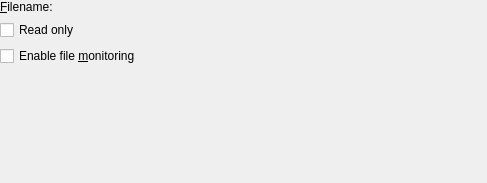
<?xml version="1.0" encoding="UTF-8"?>
<ui version="4.0">
 <class>SingleFileResourceConfigWidget</class>
 <widget class="QWidget" name="SingleFileResourceConfigWidget">
  <property name="geometry">
   <rect>
    <x>0</x>
    <y>0</y>
    <width>487</width>
    <height>183</height>
   </rect>
  </property>
  <widget class="QWidget" name="tab">
   <attribute name="title">
    <string>File</string>
   </attribute>
   <layout class="QVBoxLayout" name="verticalLayout">
    <item>
     <layout class="QHBoxLayout" name="horizontalLayout">
      <item>
       <widget class="QLabel" name="label">
        <property name="text">
         <string>&amp;Filename:</string>
        </property>
        <property name="buddy">
         <cstring>kcfg_Path</cstring>
        </property>
       </widget>
      </item>
      <item>
       <widget class="KUrlRequester" name="kcfg_Path"/>
      </item>
     </layout>
    </item>
    <item>
     <widget class="QLabel" name="statusLabel">
      <property name="text">
       <string>Status:</string>
      </property>
     </widget>
     <layout class="QHBoxLayout" name="horizontalLayout_2">
      <item>
       <widget class="QLabel" name="label_2">
        <property name="text">
         <string>&amp;Display name:</string>
        </property>
        <property name="buddy">
         <cstring>kcfg_DisplayName</cstring>
        </property>
       </widget>
      </item>
      <item>
       <widget class="KLineEdit" name="kcfg_DisplayName"/>
      </item>
     </layout>
    </item>
    <item>
     <widget class="QCheckBox" name="kcfg_ReadOnly">
      <property name="text">
       <string>Read only</string>
      </property>
     </widget>
    </item>
    <item>
     <widget class="QCheckBox" name="kcfg_MonitorFile">
      <property name="text">
       <string>Enable file &amp;monitoring</string>
      </property>
     </widget>
    </item>
   </layout>
  </widget>
 </widget>
 <customwidgets>
  <customwidget>
   <class>KLineEdit</class>
   <extends>QLineEdit</extends>
   <header>klineedit.h</header>
  </customwidget>
  <customwidget>
   <class>KUrlRequester</class>
   <extends>QFrame</extends>
   <header>kurlrequester.h</header>
  </customwidget>
 </customwidgets>
 <resources/>
 <connections/>
</ui>
